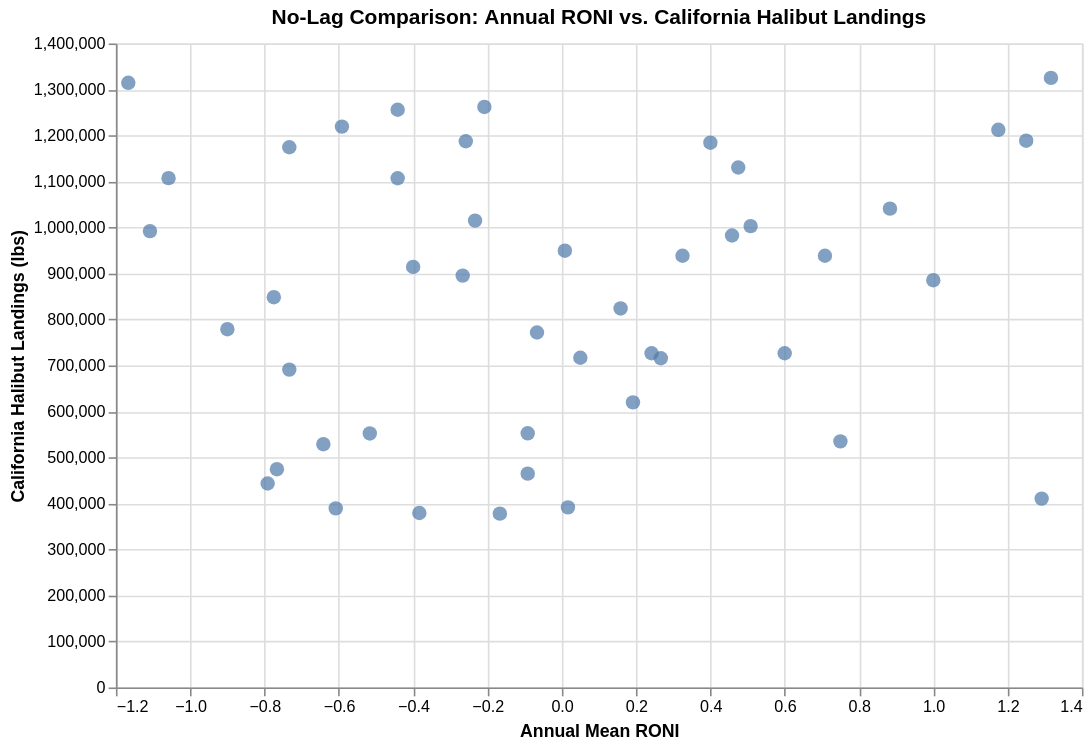

Notebook code for this chart:
### Code cell
alt.Chart(halibut_climate).mark_circle(size=80).encode(
    x=alt.X("Annual_RONI:Q", title="Annual Mean RONI"),
    y=alt.Y("Pounds:Q", title="California Halibut Landings (lbs)"),
    tooltip=["Year", "Annual_RONI", "Pounds"]
).properties(
    title="No-Lag Comparison: Annual RONI vs. California Halibut Landings",
    width=600,
    height=400
)

### Figure 1 — Vega-Lite specification as saved in the notebook (floating-point values rounded to 4 significant figures)
{"config": {"view": {"continuousWidth": 300, "continuousHeight": 300}}, "data": {"name": "data-2488f9793a4c3dc810201e9173ba5ee3"}, "mark": {"type": "circle", "size": 80}, "encoding": {"tooltip": [{"field": "Year", "type": "quantitative"}, {"field": "Annual_RONI", "type": "quantitative"}, {"field": "Pounds", "type": "quantitative"}], "x": {"field": "Annual_RONI", "title": "Annual Mean RONI", "type": "quantitative"}, "y": {"field": "Pounds", "title": "California Halibut Landings (lbs)", "type": "quantitative"}}, "height": 400, "title": "No-Lag Comparison: Annual RONI vs. California Halibut Landings", "width": 600, "$schema": "https://vega.github.io/schema/vega-lite/v6.4.1.json", "datasets": {"data-2488f9793a4c3dc810201e9173ba5ee3": [{"Year": 1980, "Pounds": 726600.0, "Value": 1001000.0, "Annual_RONI": 0.2417}, {"Year": 1981, "Pounds": 1262000.0, "Value": 1874000.0, "Annual_RONI": -0.2083}, {"Year": 1982, "Pounds": 1212000.0, "Value": 1746000.0, "Annual_RONI": 1.175}, {"Year": 1983, "Pounds": 1130000.0, "Value": 1612000.0, "Annual_RONI": 0.475}, {"Year": 1984, "Pounds": 1107000.0, "Value": 1856000.0, "Annual_RONI": -0.4417}, {"Year": 1985, "Pounds": 1256000.0, "Value": 2222000.0, "Annual_RONI": -0.4417}, {"Year": 1986, "Pounds": 1184000.0, "Value": 2295000.0, "Annual_RONI": 0.4}, {"Year": 1987, "Pounds": 1189000.0, "Value": 2522000.0, "Annual_RONI": 1.25}, {"Year": 1988, "Pounds": 1107000.0, "Value": 2375000.0, "Annual_RONI": -1.058}, {"Year": 1989, "Pounds": 1219000.0, "Value": 2642000.0, "Annual_RONI": -0.5917}, {"Year": 1990, "Pounds": 938600.0, "Value": 2122000.0, "Annual_RONI": 0.325}, {"Year": 1991, "Pounds": 1041000.0, "Value": 2466000.0, "Annual_RONI": 0.8833}, {"Year": 1992, "Pounds": 885300.0, "Value": 2067000.0, "Annual_RONI": 1.0}, {"Year": 1993, "Pounds": 726600.0, "Value": 1749000.0, "Annual_RONI": 0.6}, {"Year": 1994, "Pounds": 535000.0, "Value": 1437000.0, "Annual_RONI": 0.75}, {"Year": 1995, "Pounds": 771600.0, "Value": 2110000.0, "Annual_RONI": -0.06667}, {"Year": 1996, "Pounds": 914200.0, "Value": 2428000.0, "Annual_RONI": -0.4}, {"Year": 1997, "Pounds": 1325000.0, "Value": 3263000.0, "Annual_RONI": 1.317}, {"Year": 1998, "Pounds": 1188000.0, "Value": 2751000.0, "Annual_RONI": -0.2583}, {"Year": 1999, "Pounds": 1315000.0, "Value": 3278000.0, "Annual_RONI": -1.167}, {"Year": 2000, "Pounds": 848400.0, "Value": 2446000.0, "Annual_RONI": -0.775}, {"Year": 2001, "Pounds": 895300.0, "Value": 2689000.0, "Annual_RONI": -0.2667}, {"Year": 2002, "Pounds": 938600.0, "Value": 2840000.0, "Annual_RONI": 0.7083}, {"Year": 2003, "Pounds": 824000.0, "Value": 2504000.0, "Annual_RONI": 0.1583}, {"Year": 2004, "Pounds": 1003000.0, "Value": 3114000.0, "Annual_RONI": 0.5083}, {"Year": 2005, "Pounds": 949500.0, "Value": 2983000.0, "Annual_RONI": 0.008333}, {"Year": 2006, "Pounds": 716700.0, "Value": 2718000.0, "Annual_RONI": 0.05}, {"Year": 2007, "Pounds": 389300.0, "Value": 1841000.0, "Annual_RONI": -0.6083}, {"Year": 2008, "Pounds": 474500.0, "Value": 2298000.0, "Annual_RONI": -0.7667}, {"Year": 2009, "Pounds": 619700.0, "Value": 2582000.0, "Annual_RONI": 0.1917}, {"Year": 2010, "Pounds": 528900.0, "Value": 2351000.0, "Annual_RONI": -0.6417}, {"Year": 2011, "Pounds": 443300.0, "Value": 2194000.0, "Annual_RONI": -0.7917}, {"Year": 2012, "Pounds": 377900.0, "Value": 1889000.0, "Annual_RONI": -0.1667}, {"Year": 2013, "Pounds": 379300.0, "Value": 2002000.0, "Annual_RONI": -0.3833}, {"Year": 2014, "Pounds": 391600.0, "Value": 2152000.0, "Annual_RONI": 0.01667}, {"Year": 2015, "Pounds": 410600.0, "Value": 2236000.0, "Annual_RONI": 1.292}, {"Year": 2016, "Pounds": 464800.0, "Value": 2622000.0, "Annual_RONI": -0.09167}, {"Year": 2017, "Pounds": 552200.0, "Value": 3257000.0, "Annual_RONI": -0.5167}, {"Year": 2018, "Pounds": 552600.0, "Value": 3272000.0, "Annual_RONI": -0.09167}, {"Year": 2019, "Pounds": 715700.0, "Value": 3908000.0, "Annual_RONI": 0.2667}, {"Year": 2020, "Pounds": 691000.0, "Value": 3635000.0, "Annual_RONI": -0.7333}, {"Year": 2021, "Pounds": 778900.0, "Value": 4229000.0, "Annual_RONI": -0.9}, {"Year": 2022, "Pounds": 992100.0, "Value": 5467000.0, "Annual_RONI": -1.108}, {"Year": 2023, "Pounds": 982600.0, "Value": 5347000.0, "Annual_RONI": 0.4583}, {"Year": 2024, "Pounds": 1015000.0, "Value": 5757000.0, "Annual_RONI": -0.2333}, {"Year": 2025, "Pounds": 1174000.0, "Value": 6546000.0, "Annual_RONI": -0.7333}]}}
